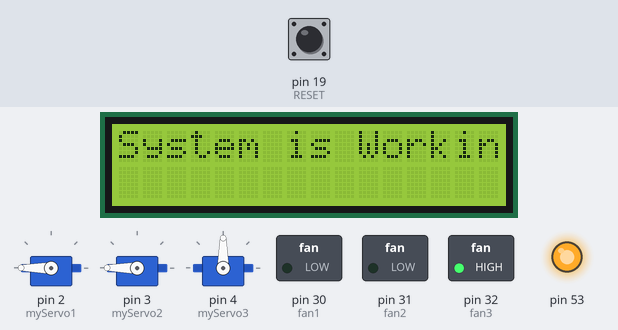
Simulated run of this sketch. Board: Arduino Mega 2560, built with avr-gcc and run on an emulated ATmega2560. Parts: 16×2 character LCD, 3 × servo, switched loads named in the sketch (green lamp = pin HIGH), output pins drawn as LEDs (lit = HIGH). Inputs (shaded band) come from the test bench; at power-on: pin 19 (RESET) HIGH. Random numbers use the default seed unless the sketch sets one; pins used as bus, display or sensor lines are not drawn; what the sketch prints to the serial monitor is not drawn.

Above: at 1.2 s.
1.3 s: pin 19 (RESET) pulled LOW for 1 s
5.3 s: pin 19 (RESET) pulled LOW for 0.15 s
8.4 s: pin 19 (RESET) pulled LOW for 3.2 s
At 17.4 s:
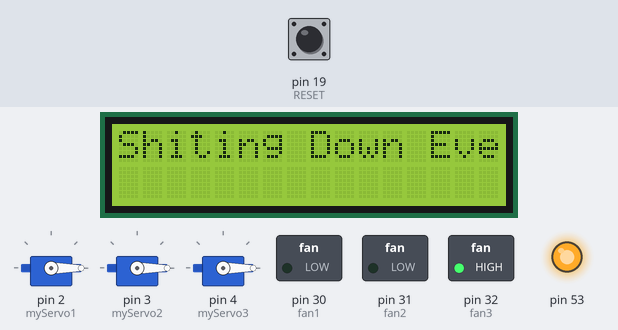
17.6 s: pin 19 (RESET) pulled LOW for 0.15 s
At 18.6 s:
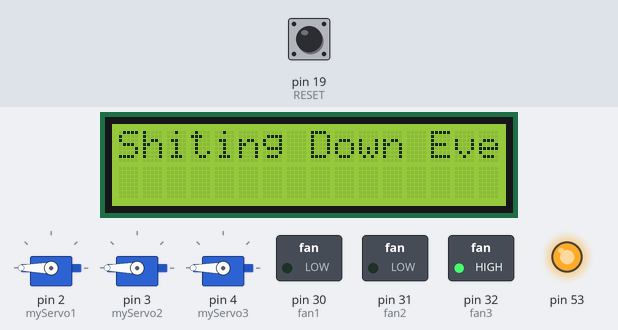
At 20.0 s:
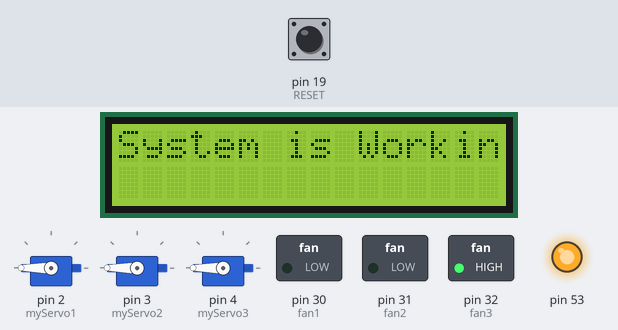
Timing chart, 0 to 26.7 s (numbered marks = the images above; inputs shaded):
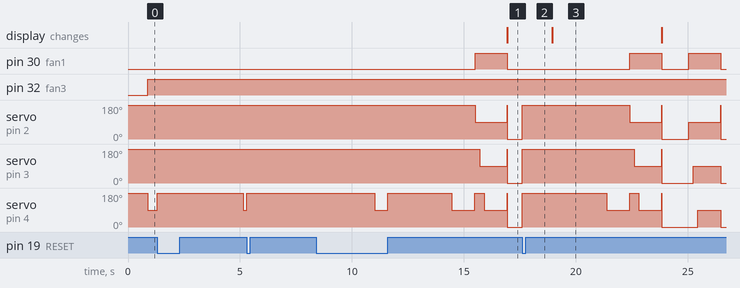

The sketch:

mainsystem.ino
```cpp
#include <SPI.h>
#include <Servo.h>
#include <LiquidCrystal.h>
////////////
const int rs = 12, en = 11, d4 = 14, d5 = 15, d6 = 16, d7 = 17;
LiquidCrystal lcd(rs, en, d4, d5, d6, d7);
////////////
#define SS1 22
#define SS2 23
#define SS3 24
#define fan1 30
#define fan2 31
#define fan3 32
#define RESET 19
boolean Working = false;

double temperature1 = 10;
double temperature2 = 50;
double temperature3 = 100;
int TotalTemperature = 0;
double Average = 0;
Servo myServo1;
Servo myServo2;
Servo myServo3;
int degree1 = 180;
int degree2 = 180;
int degree3 = 180;

void setup() {
  lcd.begin(16, 2);
  lcd.print("Welcome !");

  Serial.begin(9600);
  Serial.println("Hello From Main System!");

  pinMode(SS1, OUTPUT);
  pinMode(SS2, OUTPUT);
  pinMode(SS3, OUTPUT);

  pinMode(RESET , INPUT_PULLUP);

  pinMode(fan1, OUTPUT);
  pinMode(fan2, OUTPUT);
  pinMode(fan3, OUTPUT);

  digitalWrite(SS1, HIGH);
  digitalWrite(SS2, HIGH);
  digitalWrite(SS3, HIGH);

  SPI.begin();


  myServo1.attach(2,1000,2000);
  myServo2.attach(3,1000,2000);
  myServo3.attach(4,1000,2000);
}

void loop() {

 attachInterrupt(digitalPinToInterrupt(RESET), blink1, CHANGE);
state_changer();
printEverything();


}


void state_changer(){
   double Coefficient = random(2 , 3);
 //   int Coefficient2 = random(2 , 3);
  //   int Coefficient3 = random(2 , 2);
  if(temperature1 < 700 ){
    digitalWrite(fan1, LOW);
    degree1 = 180;
    myServo1.write(degree1);
    temperature1 += (Coefficient * temperature1 )/2;
    Working = true;
  }
   if(temperature2 < 700 ){
    digitalWrite(fan2, LOW);
    degree2 = 180;
    myServo2.write(degree2);
       temperature2 += (Coefficient * temperature2 )/2;
        Working = true;
  }
   if(temperature3 < 700 ){
    digitalWrite(fan2, LOW);
    degree3 = 180;
    myServo3.write(degree3);
       temperature3 += (Coefficient * temperature3 )/2;
        Working = true;
  }
  if(Working){
      lcd.clear();
      lcd.print("System is Working!");
  }

  TotalTemperature =  temperature1 + temperature2 + temperature3;
  Average = TotalTemperature / 3;
  if(Average >= 500){
    inform_others();

  }
      if(temperature1 >= 300){
        degree1 = 90;
        digitalWrite(fan1, HIGH);
        myServo1.write(degree1);
        delay(200);
        temperature1 -= 50;
        Serial.println();
        Serial.println("Temperature 1 After cooling");
        Serial.print("to 50 degrees by fan : ");
        Serial.println(temperature1);

      }
      if(temperature2 >= 300){
        degree2 = 90;
        myServo2.write(degree2);
        delay(200);
        temperature2 -= 50;
        Serial.println();
        Serial.println("Temperature 2 After cooling");
        Serial.print("to 50 degrees by fan : ");
        Serial.println(temperature2);
      }
      if(temperature3 >= 300){
        degree3 = 90;
        digitalWrite(fan3, HIGH);
        myServo3.write(degree3);
        delay(200);
        temperature3 -= 50;
        Serial.println();
        Serial.println("Temperature 3 After cooling ");
        Serial.print("to 50 degrees by fan : ");
        Serial.println(temperature3);
      }


}


void inform_slaves(int data, int CS_pin){
  // put the CS_pin low to activate the connection
  digitalWrite(CS_pin, LOW);
  delay(100);
  SPI.transfer(data);
  delay(100);
  // put the CS_pin high to deactivate the connection
  digitalWrite(CS_pin, HIGH);
}

// this function informs all slaves to shut down quickly in order to be safe
void inform_others(){

   degree1 = 0;
   myServo1.write(degree1);


   degree2 = 0;
    myServo2.write(degree2);


   degree3 = 0;
   myServo3.write(degree3);
    lcd.clear();
    lcd.print("Shiting Down Everything!");

  inform_slaves(1, SS1);
  inform_slaves(1, SS2);
  inform_slaves(1, SS3);

  inform_slaves(0, SS1);
  inform_slaves(0, SS2);
  inform_slaves(0, SS3);


}
void printEverything(){
   Serial.print("Temperature 1 is: ");
  Serial.println(temperature1);
  delay(200);

  Serial.print("Temperature 2 is: ");
  Serial.println(temperature2);
  delay(200);

  Serial.print("Temperature 3 is: ");
  Serial.println(temperature3);
  delay(200);


  Serial.print("Avarage  is: ");
  Serial.println(Average);
  delay(200);
  Serial.println();
}

void resetState(){
   Serial.println("reseting ...!");
    temperature1 = 10;
    temperature2 = 15;
    temperature3 = 20;
    degree1 = 180;
    degree2 = 180;
    degree3 = 180;
    myServo1.write(degree1);
    myServo2.write(degree2);
    myServo3.write(degree2);
}
void blink1(){
  resetState();
  }
```

Measured:
- after the input at 17.6 s, the display: changes after 1.3 s (image 3)
